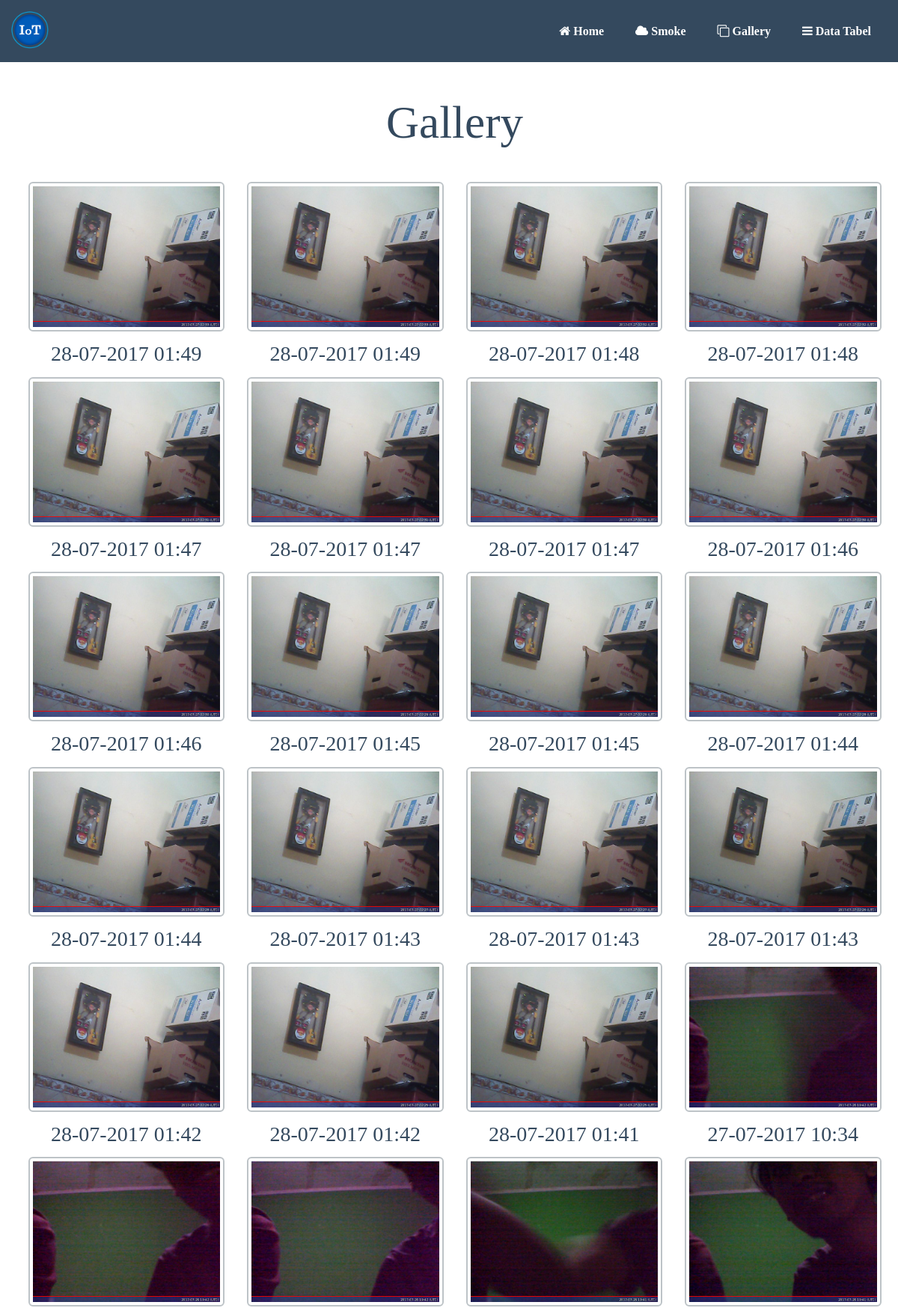
Screenshot of /m_gambar.php (upper part) with the database file from the repository.
### tables this page shows
CREATE TABLE `gambar` (
  `id` int(11) NOT NULL,
  `file` text NOT NULL,
  `waktu` timestamp NOT NULL DEFAULT CURRENT_TIMESTAMP
);

### m_gambar.php (the view, shortened to what this page needs)
<!DOCTYPE html>
<html lang="en">
<head>
    <link href="css/bootstrap.min.css" rel="stylesheet">
     <link href="css/flat-ui.css" rel="stylesheet">
    <link href="css/font-awesome.css" rel="stylesheet">
    <link href="css/font-awesome.min.css" rel="stylesheet">
    <link href="datatables/media/css/dataTables.bootstrap.min.css" rel="stylesheet" type="text/css">
    <link href="css/logo-nav.css" rel="stylesheet">
</head>
<body>
    <nav class="navbar navbar-inverse navbar-fixed-top" role="navigation">
        <div class="container">
            <div class="navbar-header">
                <a class="navbar-brand" href="index.php">
                    <img src="images/iot-icon.png" width="50px" height="50px" alt="">
                </a>
            </div>
            <div class="collapse navbar-collapse tengah" id="bs-example-navbar-collapse-1">
                <ul class="nav navbar-nav navbar-right">
                    <li>
                        <a href="index.php"><i class="fa fa-home"></i> Home</a>
                    </li>
                    <li>
                        <a href="m_asap.php"><i class="fa fa-cloud"></i> Smoke</a>
                    </li>
                    <li>
                        <a href="m_gambar.php"><i class="fa fa-clone"></i> Gallery</a>
                    </li>
                    <li>
                        <a href="m_tabel.php"><i class="fa fa-bars"></i> Data Tabel</a>
                    </li>
                </ul>
                </div>
            </div>
    </nav>
<div class="tab-content col-md-12" style="padding-right:0;">
    <div class="container">
    <h1 class="text-center">Gallery</h1>
    <br>
        <div class="row">
          <tbody>
            <?php
                $connect = mysqli_connect('localhost','root','','dbasap');
                $query = "SELECT * FROM gambar ORDER BY waktu DESC";
                $sql = mysqli_query($connect,$query);
                while ($data = mysqli_fetch_array($sql,MYSQLI_ASSOC)) {
            ?>
                <div class="col-sm-3">
                    <img class="img img-thumbnail" src="<?php echo $data['file'];?>">
                    <center><h5><?php echo date('d-m-Y H:i', strtotime($data['waktu']));?></h5></center>
                </div>
            <?php } ?>
            </tbody>
</body>
</html>

### css/logo-nav.css (style rules this page uses)
body { padding-top: 70px; background-color: #00; font-family: calibri; }
.navbar-fixed-top .nav { padding: 15px 0; }
.navbar-fixed-top .navbar-brand { padding: 0 15px; }
@media (min-width:768px) { body { padding-top: 100px; } }
@media (min-width:768px) { .navbar-fixed-top .navbar-brand { padding: 15px 0; } }
h1, h2, h3, h4, h5, h6 { font-weight: 300 !important; }

### m_gambar.php (style rules this page uses)
.navbar-inverse { background-color: #34495e !important; }
.navbar-nav > li > a { font-size: 16px; padding: 15px 21px; line-height: 23px; font-weight: 700; }

### rows the page displays
gambar: file (picture), waktu "28-07-2017 01:49"
gambar: file (picture), waktu "28-07-2017 01:49"
gambar: file (picture), waktu "28-07-2017 01:48"
gambar: file (picture), waktu "28-07-2017 01:48"
gambar: file (picture), waktu "28-07-2017 01:47"
gambar: file (picture), waktu "28-07-2017 01:47"
gambar: file (picture), waktu "28-07-2017 01:47"
gambar: file (picture), waktu "28-07-2017 01:46"
gambar: file (picture), waktu "28-07-2017 01:46"
gambar: file (picture), waktu "28-07-2017 01:45"
gambar: file (picture), waktu "28-07-2017 01:45"
gambar: file (picture), waktu "28-07-2017 01:44"
gambar: file (picture), waktu "28-07-2017 01:44"
gambar: file (picture), waktu "28-07-2017 01:43"
gambar: file (picture), waktu "28-07-2017 01:43"
gambar: file (picture), waktu "28-07-2017 01:43"
gambar: file (picture), waktu "28-07-2017 01:42"
gambar: file (picture), waktu "28-07-2017 01:42"
gambar: file (picture), waktu "28-07-2017 01:41"
gambar: file (picture), waktu "27-07-2017 10:34"
gambar: file (picture)
gambar: file (picture)
gambar: file (picture)
gambar: file (picture)
